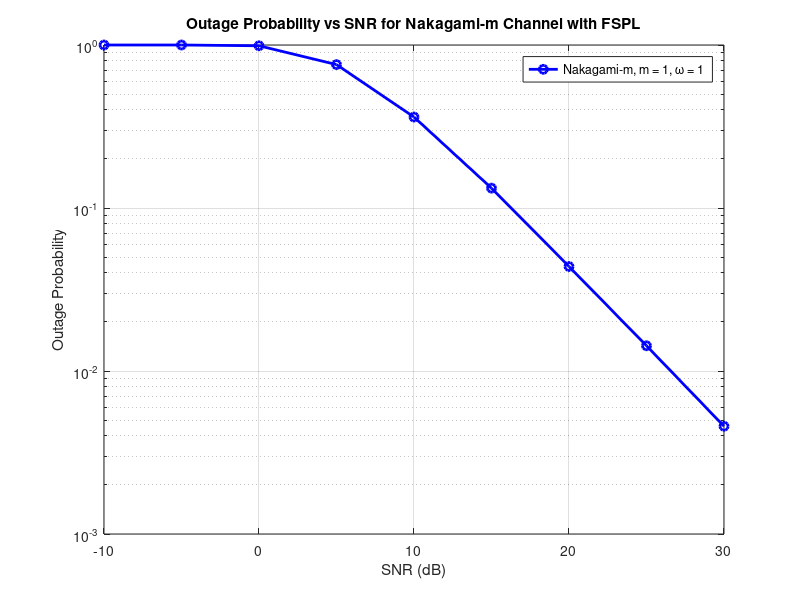

Write MATLAB code to recreate this figure.
clear all;
clc;

% Parameters
m = 1; % Shape factor (m >= 0.5)
omega = 1; % Spread factor
num_samples = 1e6; % Number of samples
snr_dB_range = -10:5:30; % SNR values from 0 to 30 dB in steps of 5 dB
snr_threshold_dB = -50; % Outage threshold in dB

% Convert SNR values to linear scale
snr_linear_range = 10.^(snr_dB_range ./ 10);
snr_threshold_linear = 10^(snr_threshold_dB / 10);

% Free Space Path Loss parameters
d = 10; % Distance in meters
f = 1.6e9; % Frequency in Hz (e.g., 2 GHz)
c = 3e8; % Speed of light in m/s

% Calculate Free Space Path Loss (FSPL)
FSPL_dB = 20*log10(d) + 20*log10(f) + 20*log10(4 * pi / c);
FSPL = 10^(FSPL_dB / 10); % Convert FSPL to linear scale

% Initialize array for outage probabilities
outage_probabilities = zeros(size(snr_dB_range));

% Loop over each SNR value to calculate outage probability
for i = 1:length(snr_dB_range)
    % Generate Nakagami-m distributed channel coefficients
    h = sqrt(gamrnd(m, omega/m, 1, num_samples));
    
    % Calculate received SNR with FSPL
    instt_snr = (abs(h).^2) * snr_linear_range(i) / FSPL;
    
    % Calculate outage probability
    outage_probabilities(i) = mean(instt_snr < snr_threshold_linear);
end

% Plot Outage Probability vs SNR
figure;
semilogy(snr_dB_range, outage_probabilities, 'b-o', 'LineWidth', 2);
grid on;
xlabel('SNR (dB)');
ylabel('Outage Probability');
title('Outage Probability vs SNR for Nakagami-m Channel with FSPL');
legend(['Nakagami-m, m = ' num2str(m) ', \omega = ' num2str(omega)]);
